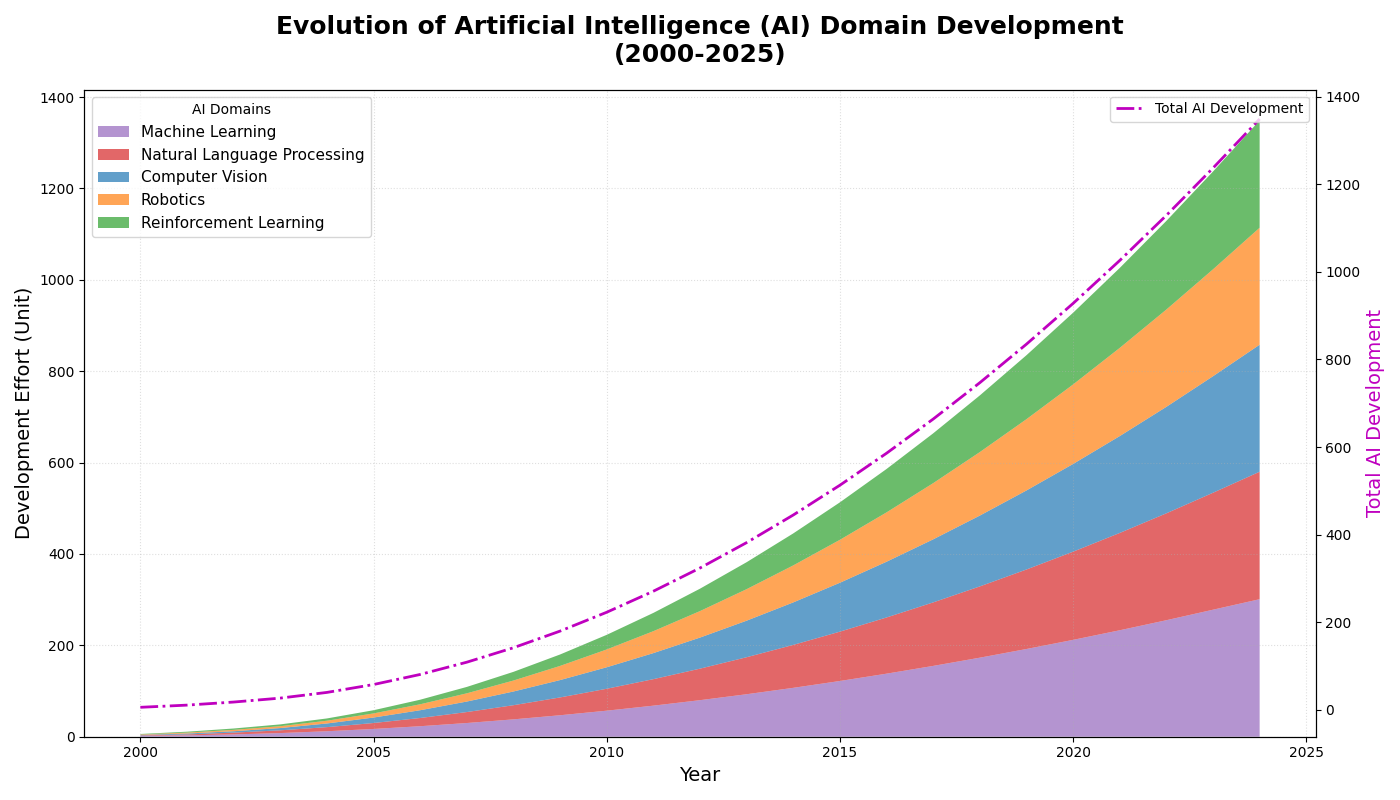

Reproduce this figure in Python.
import matplotlib.pyplot as plt
import numpy as np

years = np.arange(2000, 2025)
machine_learning = np.array([2, 3, 5, 8, 12, 17, 23, 30, 38, 47, 57, 68, 80, 93, 107, 122, 138, 155, 173, 192, 212, 233, 255, 278, 301])
natural_language_processing = np.array([1, 2, 4, 6, 9, 13, 18, 24, 31, 39, 48, 58, 69, 81, 94, 108, 123, 139, 156, 174, 193, 213, 234, 256, 279])
computer_vision = np.array([1, 2, 3, 5, 8, 12, 17, 23, 30, 38, 47, 57, 68, 80, 93, 107, 122, 138, 155, 173, 192, 212, 233, 255, 278])
robotics = np.array([1, 2, 3, 4, 6, 9, 13, 18, 24, 31, 39, 48, 58, 69, 81, 94, 108, 123, 139, 156, 174, 193, 213, 234, 256])
reinforcement_learning = np.array([1, 2, 3, 4, 5, 7, 10, 14, 19, 25, 32, 40, 49, 59, 70, 82, 95, 109, 124, 140, 157, 175, 194, 214, 235])

cumulative_ai = machine_learning + natural_language_processing + computer_vision + robotics + reinforcement_learning

fig, ax = plt.subplots(figsize=(14, 8))

ax.stackplot(
    years,
    machine_learning,
    natural_language_processing,
    computer_vision,
    robotics,
    reinforcement_learning,
    labels=[
        'Machine Learning',
        'Natural Language Processing',
        'Computer Vision',
        'Robotics',
        'Reinforcement Learning'],
    colors=['#9467bd', '#d62728', '#1f77b4', '#ff7f0e', '#2ca02c'], # Changed colors
    alpha=0.7
)

ax2 = ax.twinx()
ax2.plot(years, cumulative_ai, 'm-.', linewidth=2, label='Total AI Development') # Changed line style and color

ax.set_title(
    "Evolution of Artificial Intelligence (AI) Domain Development\n(2000-2025)",
    fontsize=18,
    fontweight='bold',
    pad=20
)
ax.set_xlabel('Year', fontsize=14)
ax.set_ylabel('Development Effort (Unit)', fontsize=14)
ax2.set_ylabel('Total AI Development', fontsize=14, color='m') # Changed color

ax.grid(True, linestyle=':', alpha=0.4) # Changed grid style
ax.legend(loc='upper left', title='AI Domains', fontsize=11)
ax2.legend(loc='upper right')

fig.tight_layout()

plt.show()
